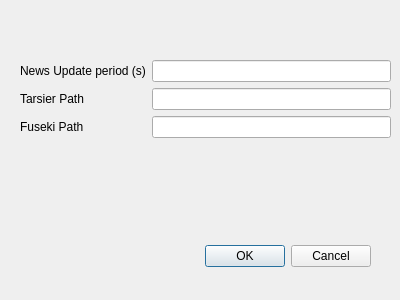
<?xml version="1.0" encoding="UTF-8"?>
<ui version="4.0">
 <class>Dialog</class>
 <widget class="QDialog" name="Dialog">
  <property name="geometry">
   <rect>
    <x>0</x>
    <y>0</y>
    <width>400</width>
    <height>300</height>
   </rect>
  </property>
  <property name="windowTitle">
   <string>Dialog</string>
  </property>
  <widget class="QDialogButtonBox" name="buttonBox">
   <property name="geometry">
    <rect>
     <x>30</x>
     <y>240</y>
     <width>341</width>
     <height>32</height>
    </rect>
   </property>
   <property name="orientation">
    <enum>Qt::Horizontal</enum>
   </property>
   <property name="standardButtons">
    <set>QDialogButtonBox::Cancel|QDialogButtonBox::Ok</set>
   </property>
  </widget>
  <widget class="QWidget" name="formLayoutWidget">
   <property name="geometry">
    <rect>
     <x>20</x>
     <y>60</y>
     <width>371</width>
     <height>181</height>
    </rect>
   </property>
   <layout class="QFormLayout" name="formLayout">
    <item row="2" column="0">
     <widget class="QLabel" name="label_2">
      <property name="text">
       <string>Tarsier Path</string>
      </property>
     </widget>
    </item>
    <item row="2" column="1">
     <widget class="QLineEdit" name="tarsier_path"/>
    </item>
    <item row="3" column="1">
     <widget class="QLineEdit" name="fuseki_path"/>
    </item>
    <item row="0" column="0">
     <widget class="QLabel" name="label">
      <property name="text">
       <string>News Update period (s)</string>
      </property>
     </widget>
    </item>
    <item row="3" column="0">
     <widget class="QLabel" name="label_3">
      <property name="text">
       <string>Fuseki Path</string>
      </property>
     </widget>
    </item>
    <item row="0" column="1">
     <widget class="QLineEdit" name="news_update"/>
    </item>
   </layout>
  </widget>
 </widget>
 <resources/>
 <connections>
  <connection>
   <sender>buttonBox</sender>
   <signal>accepted()</signal>
   <receiver>Dialog</receiver>
   <slot>accept()</slot>
   <hints>
    <hint type="sourcelabel">
     <x>248</x>
     <y>254</y>
    </hint>
    <hint type="destinationlabel">
     <x>157</x>
     <y>274</y>
    </hint>
   </hints>
  </connection>
  <connection>
   <sender>buttonBox</sender>
   <signal>rejected()</signal>
   <receiver>Dialog</receiver>
   <slot>reject()</slot>
   <hints>
    <hint type="sourcelabel">
     <x>316</x>
     <y>260</y>
    </hint>
    <hint type="destinationlabel">
     <x>286</x>
     <y>274</y>
    </hint>
   </hints>
  </connection>
 </connections>
</ui>
